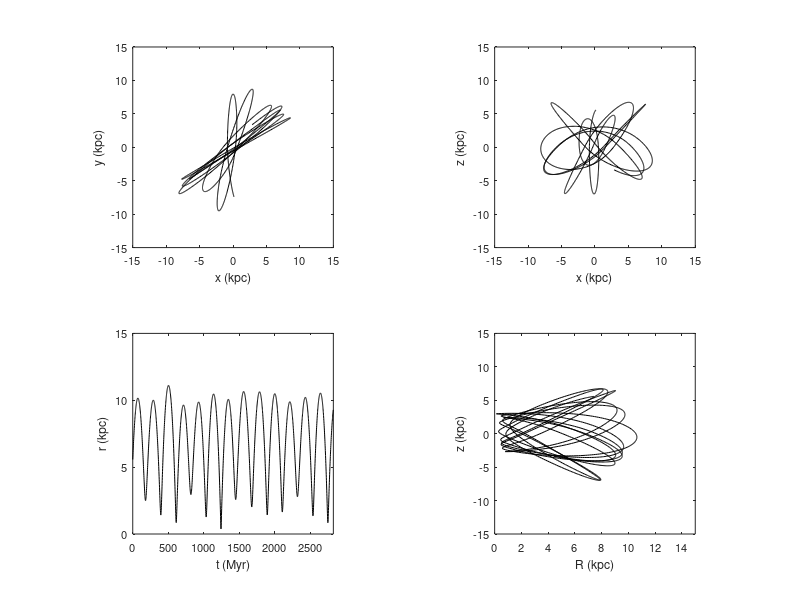

Source code (MATLAB):
clear all
close all

data = load('ax_coeff.dat');

whitebg('w')

t = data(:,1);

x = data(:,12);
y = data(:,13);
z = data(:,14);

v_x = data(:,15);
v_y = data(:,16);
v_z = data(:,17);

R = sqrt(x.^2+y.^2);
r = sqrt(x.^2+y.^2+z.^2);



subplot(2,2,1), plot(x,y,'k')

xlabel('x (kpc)','fontsize',9)
ylabel('y (kpc)','fontsize',9)
axis([-15 15 -15 15])
set(gca,'xtick',(-15:5:15),'ytick',(-15:5:15),'fontsize',8)
axis square


subplot(2,2,2), plot(x,z,'k')

xlabel('x (kpc)','fontsize',9)
ylabel('z (kpc)','fontsize',9)
axis([-15 15 -15 15])
set(gca,'xtick',(-15:5:15),'ytick',(-15:5:15),'fontsize',8)
axis square

subplot(2,2,3), plot(t,r,'k')

xlabel('t (Myr)','fontsize',9)
ylabel('r (kpc)','fontsize',9)
axis([0 max(t) 0 15])
set(gca,'ytick',(0:5:15),'fontsize',8)
axis square


subplot(2,2,4), plot(R,z,'k')

xlabel('R (kpc)','fontsize',9)
ylabel('z (kpc)','fontsize',9)
axis square
axis([0 15 -15 15])
set(gca,'fontsize',8)
